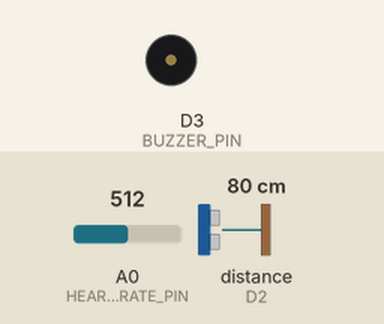
This sketch was run on a simulated ESP8266 (NodeMCU). Parts: buzzer (waves = sounding, pin HIGH). Wiring (inferred from the names in the program): ultrasonic range finder: trigger D1; echo D2. The inputs (shaded band) are chosen by the test bench; at power-on: distance to the obstacle (sensor on D2) 80 cm, A0 (HEART_RATE_PIN) = 512. The echo pulse lasts 58.3 µs per cm; WiFi joins after 1.5 s; servers stay silent unless stated; no MQTT or app messages arrive unless stated; pins used as bus, display or sensor lines are not drawn; what the sketch prints to the serial monitor is not drawn.

Above: at 2.7 s.
2.8 s: distance to the obstacle (sensor on D2) set to 55 cm
5.5 s: distance to the obstacle (sensor on D2) set to 47 cm
At 6.3 s:
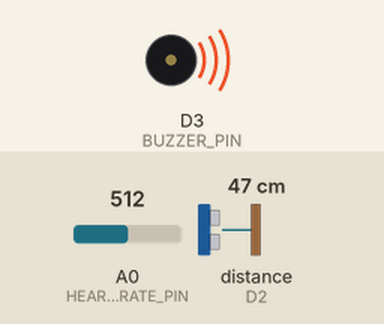
8.2 s: distance to the obstacle (sensor on D2) set to 60 cm
At 10.7 s:
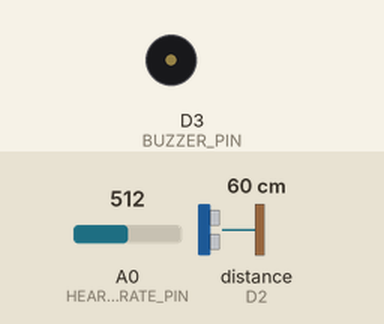
11.0 s: distance to the obstacle (sensor on D2) set to 2 cm
At 12.4 s:
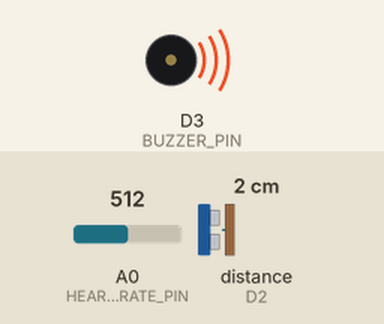
Timing chart, 0 to 14.0 s (numbered marks = the images above; inputs shaded):
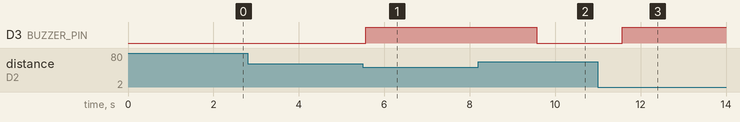

The sketch:

sketch_jan25a.ino
```cpp
#include <ESP8266WiFi.h>
#include <Adafruit_MQTT.h>
#include <Adafruit_MQTT_Client.h>
#include <SoftwareSerial.h>

// Replace with your network and Adafruit IO credentials
#define WIFI_SSID "Your_WiFi_SSID"
#define WIFI_PASSWORD "Your_WiFi_Password"
#define AIO_USERNAME "Your_Adafruit_IO_Username"
#define AIO_KEY "Your_Adafruit_IO_Key"

// Adafruit IO MQTT Server
#define MQTT_SERVER "io.adafruit.com"
#define MQTT_SERVERPORT 1883

// Ultrasonic Sensor Pins
#define TRIG_PIN D1
#define ECHO_PIN D2

// Buzzer Pin
#define BUZZER_PIN D3

// Heart Rate Sensor Pin
#define HEART_RATE_PIN A0

// GPS Module Pins
#define RX_PIN D6
#define TX_PIN D5

// Initialize WiFi and MQTT
WiFiClient client;
Adafruit_MQTT_Client mqtt(&client, MQTT_SERVER, MQTT_SERVERPORT, AIO_USERNAME, AIO_KEY);

// MQTT Feeds
Adafruit_MQTT_Publish ultrasonic_feed = Adafruit_MQTT_Publish(&mqtt, AIO_USERNAME "/feeds/ultrasonic");
Adafruit_MQTT_Publish heart_rate_feed = Adafruit_MQTT_Publish(&mqtt, AIO_USERNAME "/feeds/heart-rate");
Adafruit_MQTT_Publish gps_feed = Adafruit_MQTT_Publish(&mqtt, AIO_USERNAME "/feeds/gps");

// Initialize Software Serial for GPS
SoftwareSerial gpsSerial(RX_PIN, TX_PIN);

void setup() {
  // Initialize Serial Monitor
  Serial.begin(9600);

  // Initialize GPS Serial
  gpsSerial.begin(9600);

  // Initialize Pins
  pinMode(TRIG_PIN, OUTPUT);
  pinMode(ECHO_PIN, INPUT);
  pinMode(BUZZER_PIN, OUTPUT);

  // Initialize WiFi
  Serial.print("Connecting to WiFi...");
  WiFi.begin(WIFI_SSID, WIFI_PASSWORD);
  while (WiFi.status() != WL_CONNECTED) {
    delay(500);
    Serial.print(".");
  }
  Serial.println("Connected!");
}

void loop() {
  // Ensure MQTT Connection
  MQTT_connect();

  // Read Ultrasonic Sensor
  long distance = readUltrasonic();
  ultrasonic_feed.publish(distance);

  // Trigger Buzzer for Obstacles
  if (distance < 50) {
    digitalWrite(BUZZER_PIN, HIGH);
  } else {
    digitalWrite(BUZZER_PIN, LOW);
  }

  // Read Heart Rate Sensor
  int heartRate = analogRead(HEART_RATE_PIN);
  heart_rate_feed.publish(heartRate);

  // Read GPS Data
  String gpsData = readGPS();
  gps_feed.publish(gpsData.c_str());

  delay(2000); // Delay for 2 seconds
}

// Function to Read Ultrasonic Sensor
long readUltrasonic() {
  digitalWrite(TRIG_PIN, LOW);
  delayMicroseconds(2);
  digitalWrite(TRIG_PIN, HIGH);
  delayMicroseconds(10);
  digitalWrite(TRIG_PIN, LOW);

  long duration = pulseIn(ECHO_PIN, HIGH);
  long distance = duration * 0.034 / 2; // Convert to cm
  return distance;
}

// Function to Read GPS Data
String readGPS() {
  String gpsData = "";
  while (gpsSerial.available()) {
    gpsData += char(gpsSerial.read());
  }
  if (gpsData.length() == 0) {
    gpsData = "No GPS Data";
  }
  return gpsData;
}

// Function to Ensure MQTT Connection
void MQTT_connect() {
  int8_t ret;
  if (mqtt.connected()) {
    return;
  }
  Serial.print("Connecting to MQTT...");
  while ((ret = mqtt.connect()) != 0) {
    Serial.println(mqtt.connectErrorString(ret));
    Serial.println("Retrying in 5 seconds...");
    mqtt.disconnect();
    delay(5000);
  }
  Serial.println("MQTT Connected!");
}
```

Measured:
- the behaviour switches between 51 and 50 cm on distance to the obstacle (sensor on D2) (found by bisection; images 0 and 1)
- after the input at 2.8 s, every drawn part: stays the same
- after the input at 5.5 s, D3 (BUZZER_PIN): LOW → HIGH after 0.07 s
- after the input at 8.2 s, D3 (BUZZER_PIN): HIGH → LOW after 1.4 s
- after the input at 11.0 s, D3 (BUZZER_PIN): LOW → HIGH after 0.57 s
